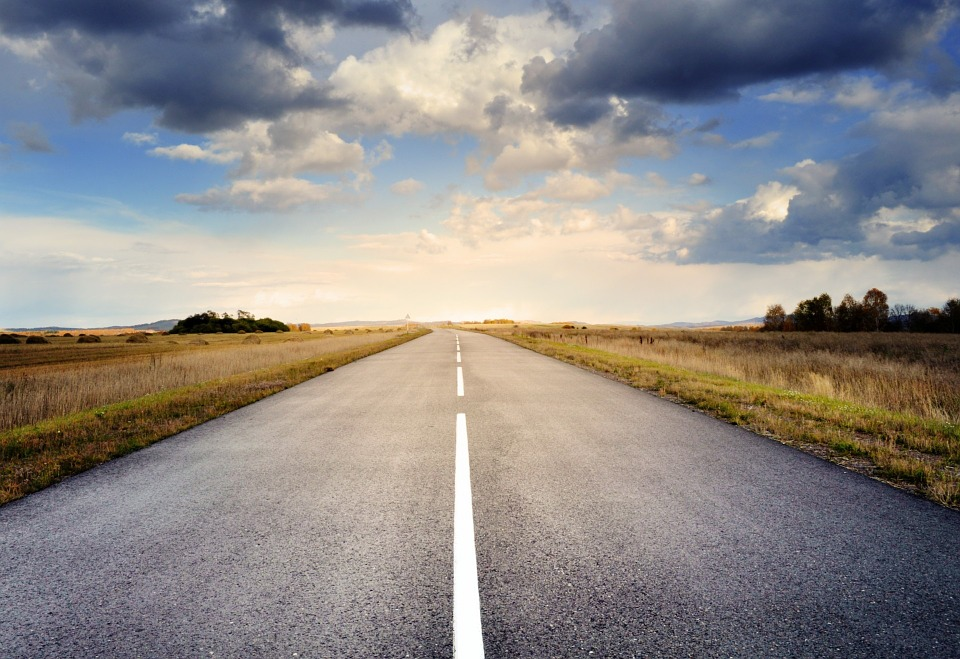
#> input picture resources/road.jpg, 960 x 659 px
$ python ResizeCropping.py
#> lines starting #> are read from the running program, lines starting #| are printed output that depends on the picture
import cv2

path = "resources/road.jpg"

img = cv2.imread(path)
#> img is the input picture: shape (659, 960, 3); mean B, G, R 136.2, 138.1, 142.2

print(img.shape)
#| (659, 960, 3)

width, height = 1000, 1000
imgResize = cv2.resize(img, (width, height))
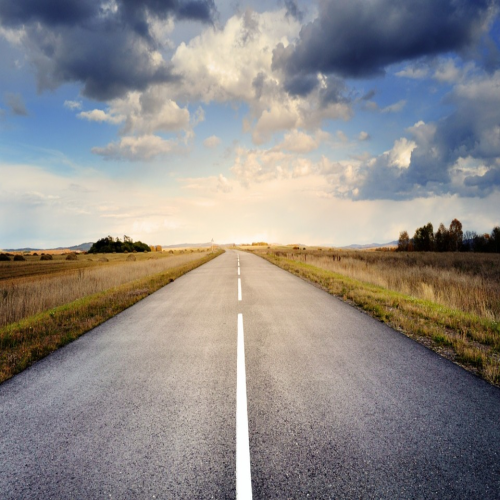
#> imgResize: shape (1000, 1000, 3) (shown at 1/2 size); mean B, G, R 136, 138, 142
print(imgResize.shape)
#| (1000, 1000, 3)

imgCropped = img[300:659,430:500]
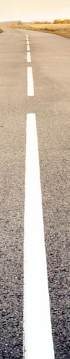
#> imgCropped: shape (359, 70, 3); mean B, G, R 164.6, 178.7, 192.8

imgCroppedResize = cv2.resize(imgCropped,(img.shape[1], img.shape[0]))
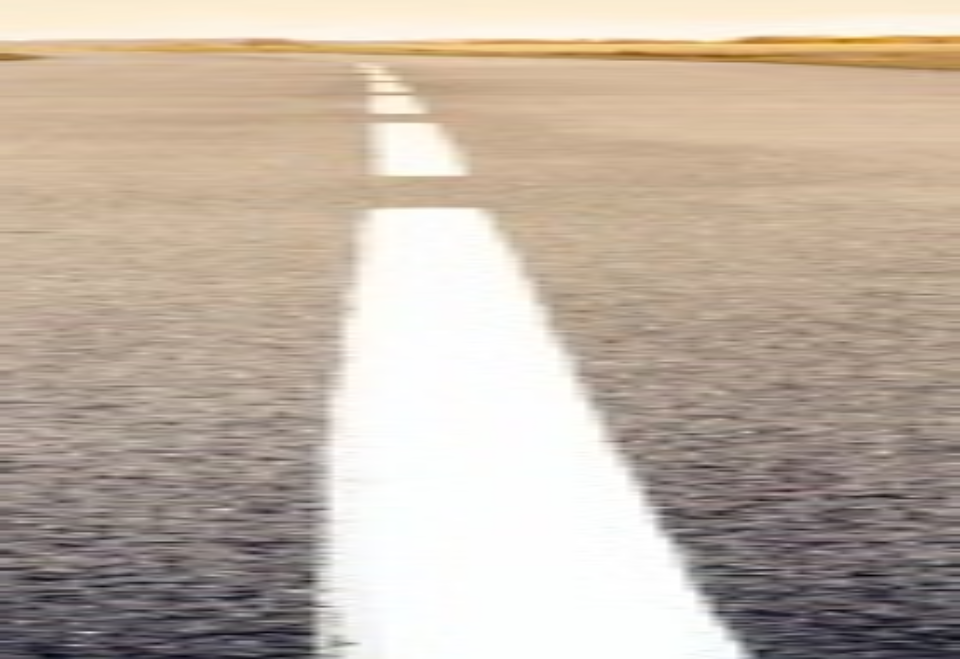
#> imgCroppedResize: shape (659, 960, 3); mean B, G, R 164.5, 178.6, 192.7


cv2.imshow("Road", img)
cv2.imshow("Road resized", imgResize)
cv2.imshow("Road cropped", imgCropped)
cv2.imshow("Road cropped resized", imgCroppedResize)

cv2.waitKey(0)
